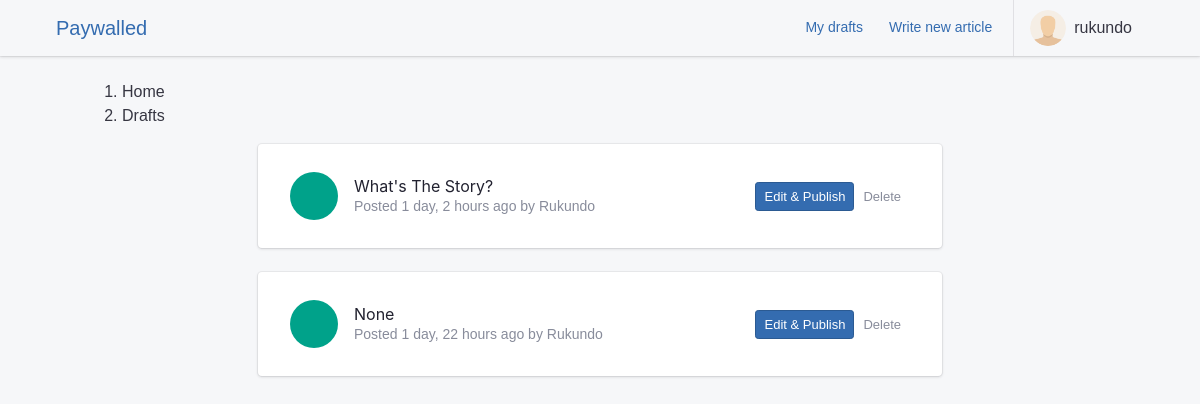
The page /articles/drafts/ (signed in) on the database as committed earlier.
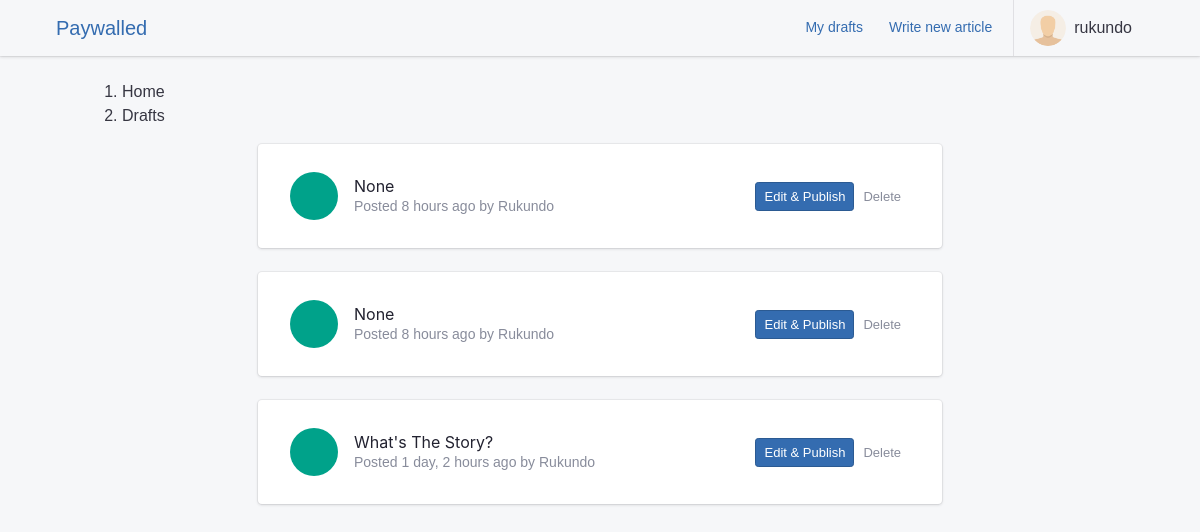
The same page on the database as committed later.
### apps/authentication/models.py (models this page shows, shortened)
class Profile(models.Model):
    user = models.OneToOneField(User, on_delete=models.CASCADE, verbose_name=_("user"))
    node_pubkey = models.CharField(max_length=80, unique=True, blank=True, null=True)
    class Meta:
        verbose_name = _("profile")
        verbose_name_plural = _("profiles")
        db_table = "auth_profile"
    def get_screen_name(self):
        try:
            if self.user.get_full_name():
                return self.user.get_full_name()
            else:
                return self.user.username
        except Exception:
            return self.user.username

### apps/blog/models.py (models this page shows, shortened)
class Article(models.Model):
    DRAFT = "D"
    PUBLISHED = "P"
    STATUS = ((DRAFT, _("Draft")), (PUBLISHED, _("Published")))
    uuid = models.UUIDField(unique=True, default=uuid.uuid4, editable=False)
    user = models.ForeignKey(
        settings.AUTH_USER_MODEL,
        null=True,
        related_name="articles",
        on_delete=models.SET_NULL,
    )
    date_created = models.DateTimeField(auto_now_add=True)
    date_published = models.DateTimeField(auto_now=True)
    title = models.CharField(max_length=255, null=True, unique=True)
    status = models.CharField(max_length=1, choices=STATUS, default=DRAFT)
    content = models.CharField(_("Content"), max_length=40000, blank=True)
    edited = models.BooleanField(default=False)
    objects = ArticleQuerySet.as_manager()
    class Meta:
        verbose_name = _("Article")
        verbose_name_plural = _("Articles")
        ordering = ("-date_published",)

### apps/blog/views.py (the view)
# urls.py: path("drafts/", view=list_drafts, name="drafts"),
@login_required()
def list_drafts(request):
    drafts = request.user.articles.filter(status="D")
    context = {
        "drafts": drafts
    }
    return render(request, "blog/draft_list.html", context)

### paywalled/templates/blog/draft_list.html (shortened to what this page needs)
{% extends 'base.html' %}
{% load static i18n %}
{% load humanize %}
{% block content %}
<div class="container">
    <nav aria-label="breadcrumb">
        <ol class="breadcrumb">
            <li class="breadcrumb-item"><a href="/">{% trans 'Home' %}</a></li>
            <li class="breadcrumb-item active"><a href="{% url 'articles:list' %}">{% trans 'Drafts' %}</a></li>
        </ol>
    </nav>
    <div class="row">
        <div class="col-md-8 mx-auto">
            <div class="list-group list-group-flush list-group-divider">
                {% for article in drafts %}
                <div class="card mb-4" id="drafts">
                    <div class="card-body">
                        <div class="list-group-item">
                            <div class="list-group-item-figure">
                                <a href="{% url 'articles:article' article.uuid %}"
                                    class="tile tile-lg tile-circle bg-success">
                                </a>
                            </div>
                            <div class="list-group-item-body">
                                <h4 class="list-group-item-title">
                                    <a href="{% url 'articles:article' article.uuid %}">{{ article.title|title }}</a>
                                </h4>
                                <p class="list-group-item-text">{% trans 'Posted' %}
                                    {{ article.date_published|naturaltime }}
                                    by
                                    {{ article.user.profile.get_screen_name|title }} </p>
                            </div>
                            <div class="list-group-item-figure">
                                <a href="{% url 'articles:publish_article' article.uuid %}"
                                    class="btn btn-sm btn-primary">Edit & Publish</a>
                                <a class="btn btn-sm btn-light"
                                    href="{% url 'articles:delete_draft' article.pk %}">Delete</a>
                            </div>
                        </div>
                    </div>
                </div>
                {% empty %}
                <p class="no-data">You have no drafts yet.</p>
                {% endfor %}
            </div>
        </div>
    </div>
</div>
{% endblock content %}

### paywalled/templates/base.html (shortened to what this page needs)
{% load compress static django_htmx %}
<!DOCTYPE html>
<html lang="en">
<head>
  {% compress css %}
  <link rel="stylesheet" href="{% static 'css/theme.min.css' %}" data-skin="default" />
  <link rel="stylesheet" href="https://cdn.jsdelivr.net/npm/bootstrap-icons@1.8.1/font/bootstrap-icons.css">
  {% endcompress %}
</head>
<body hx-headers='{"X-CSRFToken": "{{ csrf_token }}"}'>
  {% block body %}
  <div class="app container">
    {% block header %}
    {% include 'includes/header.html' %}
    {% endblock header %}
    <main class="app-main">
      <div class="wrapper">
        <div class="page{% block page_meta %}{% endblock %}">
          <div class="page-inner" {% block inner_style %}{% endblock %}>
            {% block content %}{% endblock %}
          </div>
        </div>
      </div>
    </main>
  </div>
  {% endblock body %}
</body>
</html>

### paywalled/templates/includes/header.html (shortened to what this page needs)
{% load static %}
<header class="app-header app-header-light">
  <div class="top-bar container">
    <div class="top-bar-brand">
      <a href="/">Paywalled</a>
    </div>
    <div class="top-bar-list">
      {% block header-far-right %}
      <div class="top-bar-item top-bar-item-right px-0 d-none d-sm-flex">
        <ul class="header-nav nav">
          {% if user.is_authenticated %}
          <li class="nav-item">
            <a class="btn btn-link" href="{% url 'articles:drafts' %}">My drafts</a>
          </li>
          <li class="nav-item">
            <a class="btn btn-link" href="{% url 'articles:write_new' %}">Write new article</a>
          </li>
          {% endif %}
        </ul>
        {% if user.is_authenticated %}
        <div class="navbar-nav dropdown d-flex">
          <button class="btn-account w-100" type="button" data-toggle="dropdown" aria-haspopup="true"
            aria-expanded="false"><span class="user-avatar user-avatar-md mr-lg-0"><img
                src="{% static 'images/user.png' %}" alt=""></span> <span
              class="account-summary pl-lg-2 d-none d-lg-block"><span
                class="account-name">{{ user.profile.get_screen_name }}</span></span>
          </button>
        </div>
        {% else %}
        <a class="btn-account btn btn-primary btn-lg" title="Sign up" href="{% url 'signup' %}">Sign up</a>
        <a class="btn-account btn-default btn-lg" title="Log in" href="{% url 'login' %}">Log in</a>
        {% endif %}
      </div>
      {% endblock %}
    </div>
  </div>
</header>

Rows that differ between the two databases and show on the page:
no longer on this page (row edited): Article: title "None", date_published "1 day, 22 hours ago", user.profile.get_screen_name "Rukundo"
added Article: title "None", date_published "8 hours ago", user.profile.get_screen_name "Rukundo"
added Article: title "None", date_published "8 hours ago", user.profile.get_screen_name "Rukundo"
